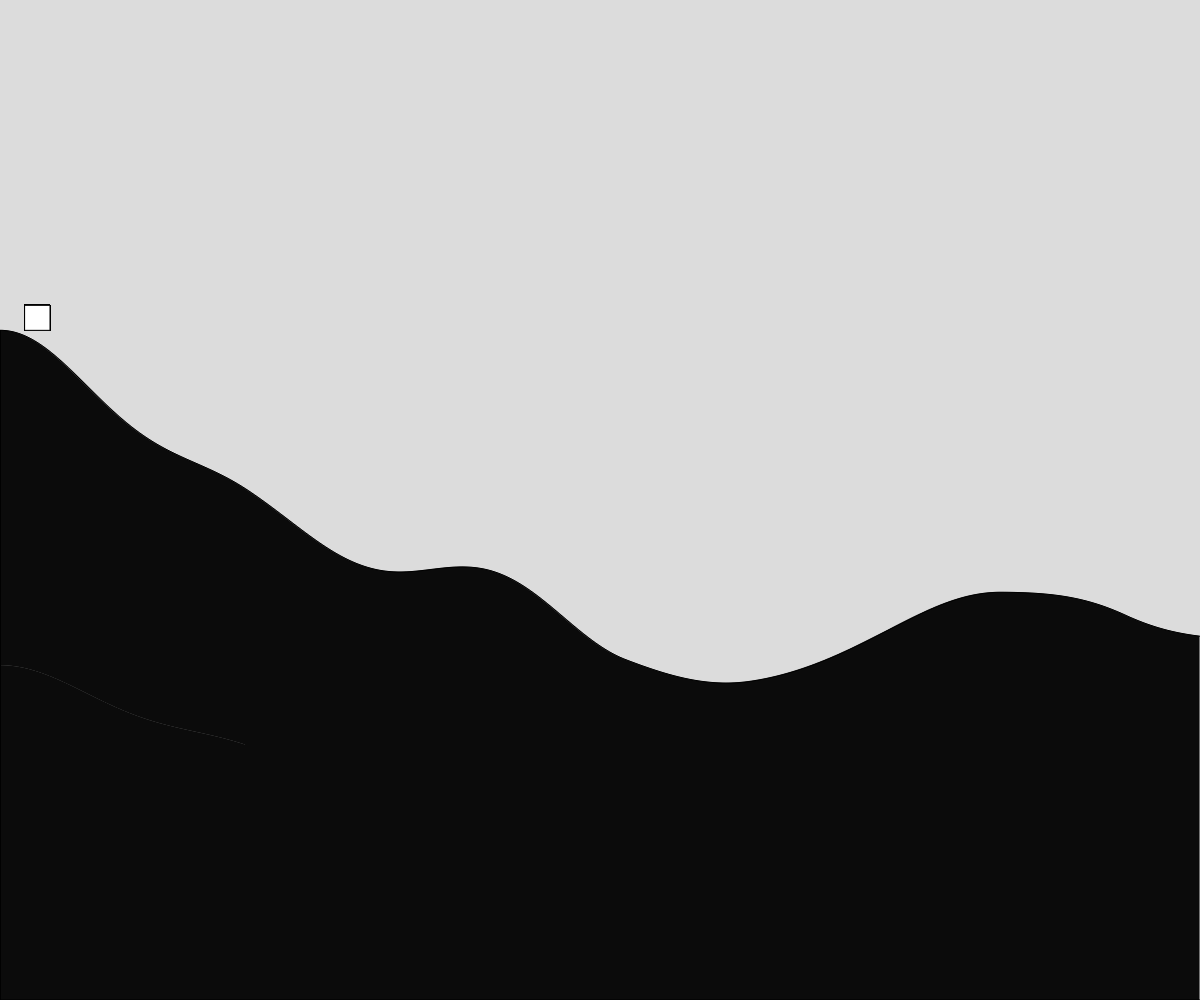
Frame 1 (no input)
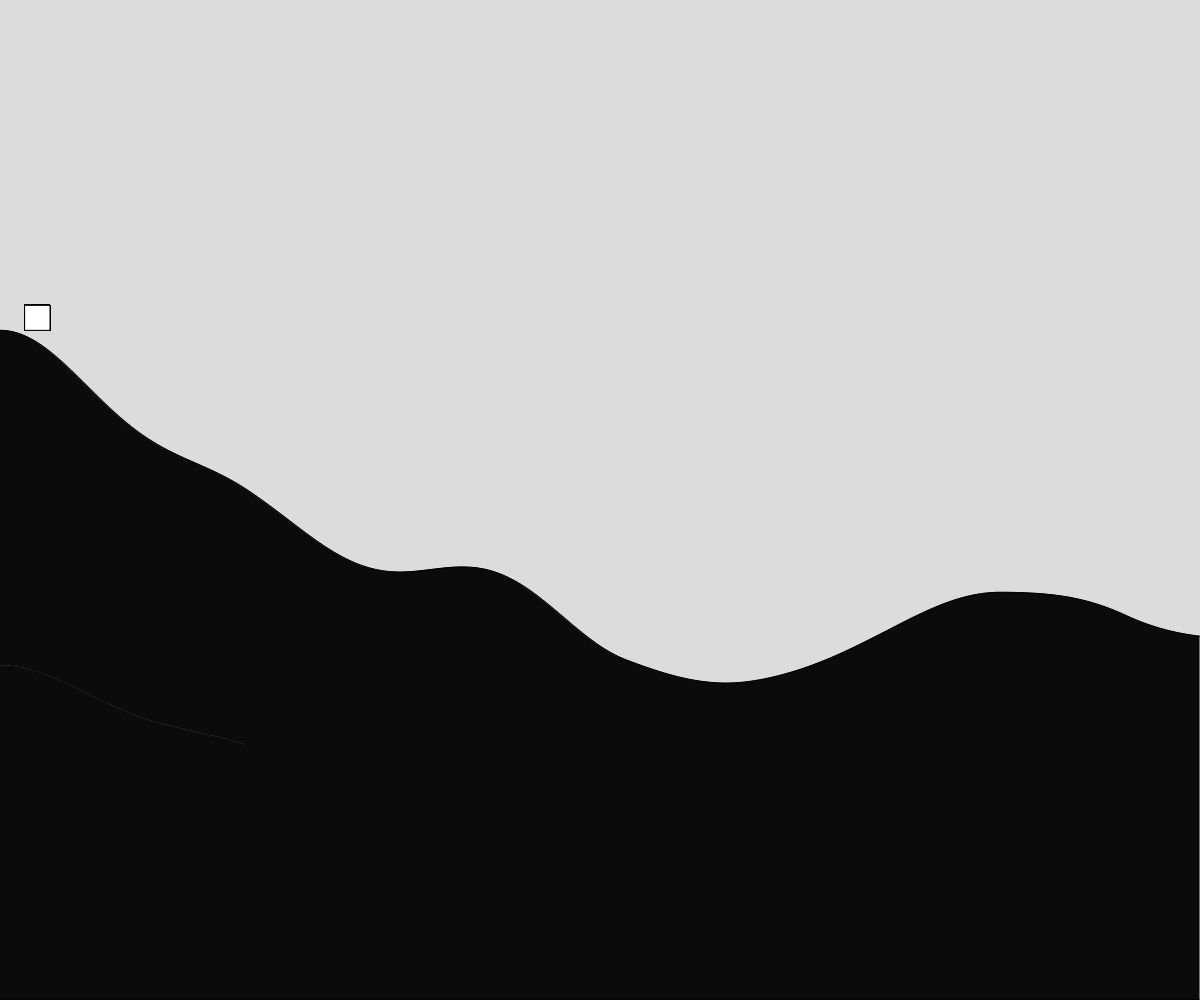
Frame 60 (no input)
Frame 120 (the mouse pressed at the canvas centre since frame 60): identical to frame 60, image omitted

The p5.js sketch that drew these frames (run headless with seeded random() and noise() and a simulated clock; from frame 60 on, the mouse is pressed at the canvas centre):

// p5.js sketch
// ── sketch.js
// Terrain Generation
// Oct 23, 2023

let terrain = [];
let xOffset = 0;

function setup() {
  createCanvas(windowWidth, windowHeight);
  spawnRectangles();
  drawSquare();
}

function draw() {
  background(220);

  if (keyIsDown(RIGHT_ARROW)) {
    xOffset += 5;
  }

  if (keyIsDown(LEFT_ARROW)) {
    if (xOffset > 5) {  //don't fall off the left side
      xOffset -= 5;
    }
  }

  displayRectangles();
}

function displayRectangles() {
  for (let i = xOffset; i < width + xOffset; i++) {
    let thisRect = terrain[i];
    rect(thisRect.x - xOffset, height - thisRect.height, 1, thisRect.height);
    fill(255);
    rect(25, height - terrain[xOffset].height - 25, 25, 25);
  }
}

function spawnRectangles() {
  let time = 0;
  for (let x = 0; x < 10000; x++) {
    let h = noise(time) * height;
    let thisRect = {
      x: x,
      height: h,
    };
    terrain.push(thisRect);
    time += 0.001;
  }
}

function drawSquare(){
  fill(26);
  rect(terrain[4].x, terrain[4].h, 10, 10);
}
